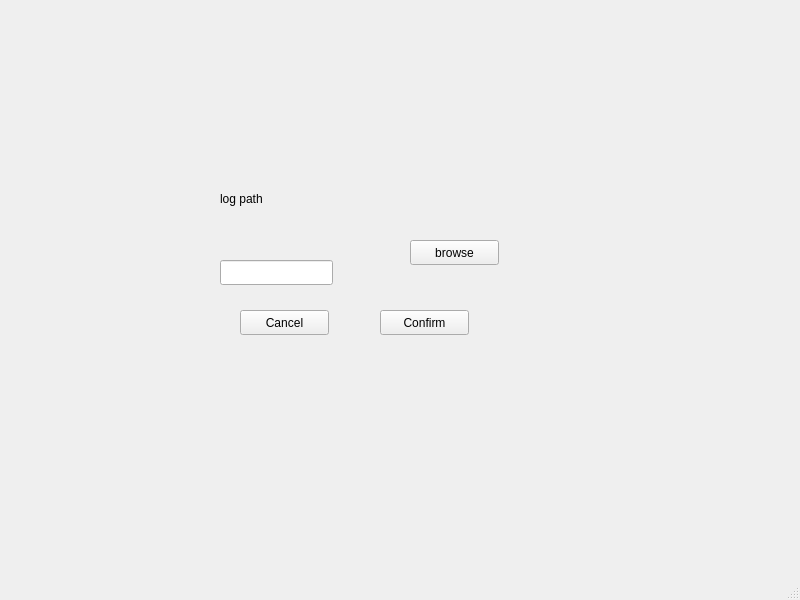
<?xml version="1.0" encoding="UTF-8"?>
<ui version="4.0">
 <class>LogName</class>
 <widget class="QMainWindow" name="LogName">
  <property name="geometry">
   <rect>
    <x>0</x>
    <y>0</y>
    <width>800</width>
    <height>600</height>
   </rect>
  </property>
  <property name="windowTitle">
   <string>Log Name</string>
  </property>
  <widget class="QWidget" name="centralwidget">
   <widget class="QLineEdit" name="lineEdit">
    <property name="geometry">
     <rect>
      <x>220</x>
      <y>260</y>
      <width>113</width>
      <height>25</height>
     </rect>
    </property>
   </widget>
   <widget class="QLabel" name="label">
    <property name="geometry">
     <rect>
      <x>220</x>
      <y>190</y>
      <width>67</width>
      <height>17</height>
     </rect>
    </property>
    <property name="text">
     <string>log path</string>
    </property>
   </widget>
   <widget class="QPushButton" name="pushButton">
    <property name="geometry">
     <rect>
      <x>240</x>
      <y>310</y>
      <width>89</width>
      <height>25</height>
     </rect>
    </property>
    <property name="text">
     <string>Cancel</string>
    </property>
   </widget>
   <widget class="QPushButton" name="pushButton_2">
    <property name="geometry">
     <rect>
      <x>380</x>
      <y>310</y>
      <width>89</width>
      <height>25</height>
     </rect>
    </property>
    <property name="text">
     <string>Confirm</string>
    </property>
   </widget>
   <widget class="QPushButton" name="pushButton_3">
    <property name="geometry">
     <rect>
      <x>410</x>
      <y>240</y>
      <width>89</width>
      <height>25</height>
     </rect>
    </property>
    <property name="text">
     <string>browse</string>
    </property>
   </widget>
  </widget>
  <widget class="QMenuBar" name="menubar">
   <property name="geometry">
    <rect>
     <x>0</x>
     <y>0</y>
     <width>800</width>
     <height>22</height>
    </rect>
   </property>
  </widget>
  <widget class="QStatusBar" name="statusbar"/>
 </widget>
 <resources/>
 <connections/>
</ui>
